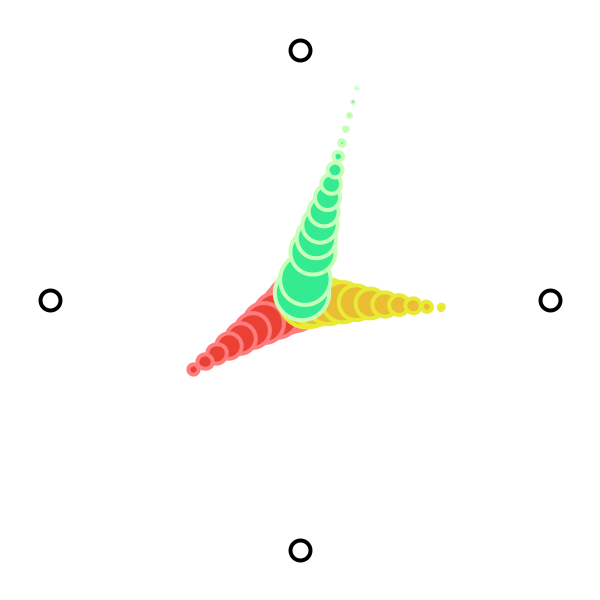
Frame 1 (no input)
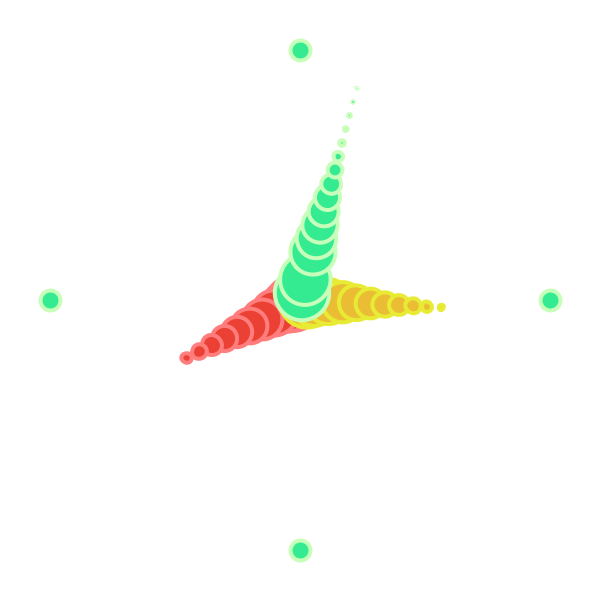
Frame 60 (the mouse pressed at the canvas centre just before this capture)
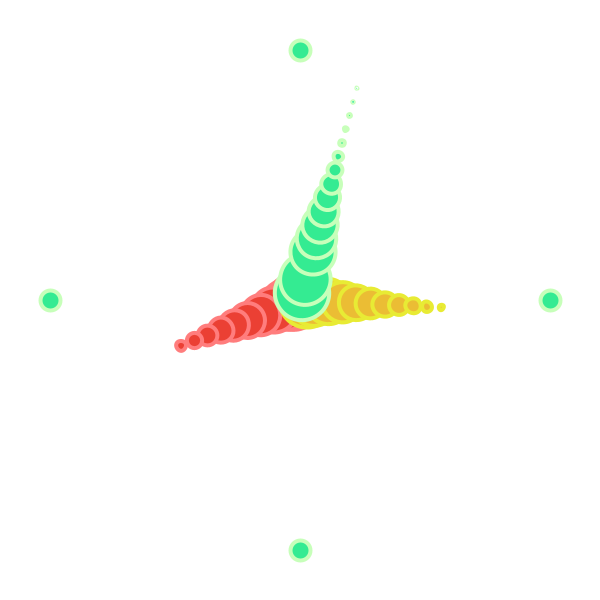
Frame 120 (the mouse held since frame 60 and released just before this capture)

The Processing sketch that drew these frames (run headless with seeded random() and noise(); from frame 60 on, the mouse is pressed at the canvas centre):

// Processing sketch: clockcode
// ── clockcode.pde
//how to make a clock 

int time = 3000; 

void setup(){
  size(600,600); 
  strokeWeight(4); 
}

void draw(){
 background(255);
  
 
 translate(width/2, height/2); 

 pushMatrix();
 ellipse(250, 0, 20,20);
 ellipse(0, 250, 20, 20); 
 ellipse(-250, 0, 20, 20); 
 ellipse(0, -250, 20, 20); 
 popMatrix();
 
 
 pushMatrix(); 
 float rads = map(second(), 0, 60, 0, TWO_PI); 
 rotate(rads); 
 stroke(255,125,125); 
 fill(235,64,52); 
 ellipse(5,5,55,55); 
 ellipse(10,10,50,50);
 ellipse(20,20,45,45);
 ellipse(30,30,40,40);
 ellipse(40,40,35,35);
 ellipse(50,50,30,30);
 ellipse(60,60,25,25);
 ellipse(70,70,20,20);
 ellipse(80,80,15,15);
 ellipse(90,90,10,10);
 popMatrix(); 
 
 println(second()); 
 
 pushMatrix();
 rotate(map(minute(),0,60,0,TWO_PI)); 
 stroke(232, 235, 52); 
 fill(235,189,52); 
 ellipse(5,5,55,55); 
 ellipse(10,10,50,50);
 ellipse(20,20,45,45);
 ellipse(30,30,40,40);
 ellipse(40,40,35,35);
 ellipse(50,50,30,30);
 ellipse(60,60,25,25);
 ellipse(70,70,20,20);
 ellipse(80,80,15,15);
 ellipse(90,90,10,10);
 ellipse(100, 100, 5,5); 

 popMatrix(); 
 
 pushMatrix();
 int hour = hour();
 if (hour > 12){
   hour -= 12; 
 }
 rotate(map(hour(), 0,12, 0, TWO_PI)); 
stroke(199, 255, 186); 
 fill(52, 235, 146); 
 ellipse(5,5,55,55); 
 ellipse(15,15,50,50);
 ellipse(35,35,45,45);
 ellipse(45,45,40,40);
 ellipse(55,55,35,35);
 ellipse(65,65,30,30);
 ellipse(75,75,25,25);
 ellipse(85,85,20,20);
 ellipse(95,95,15,15);
 ellipse(105,105,10,10);
 ellipse(115, 115, 5,5); 
 ellipse(125, 125, 4, 4); 
 ellipse(135, 135, 3, 3); 
 ellipse(145, 145, 2, 2);
 ellipse(155, 155, 1, 1); 

 popMatrix(); 
 

 
}

//void mousePressed(){
//  time = millis() + 3000; 
